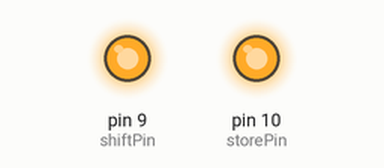
Simulated run of this sketch. Board: Arduino Uno, built with avr-gcc and run on an emulated ATmega328P. On the bench: output pins drawn as LEDs (lit = HIGH). Pins used as bus, display or sensor lines are not drawn.

Above: at 0.1 s.
Timing chart, 0 to 1.6 s (numbered marks = the images above):
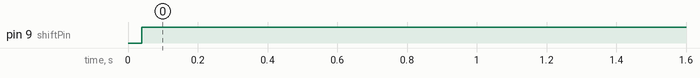

Measured:
- by itself, pin 9 (shiftPin): LOW → HIGH at 0.04 s

The sketch:

7Segment.ino
```cpp
// Arduino-Pin verbunden mit SH_CP des 74HC595
int shiftPin = 9; // CLOCK DISPLAY -> 12, LEDS -> 11
// Arduino-Pin verbunden mit ST_CP des 74HC595
int storePin = 10; //STOREPIN -> 9
// Arduino-Pin verbunden mit DS des 74HC595
int dataPin = 11; // DATAPIN -> 10

// Dieses Muster soll ausgegeben werden
int zero[8] = {1, 1, 1, 0, 1, 1, 1, 1};
int one[8] = {0, 0, 1, 0, 0, 0, 1, 0};
int two[8] = {0, 1, 1, 1, 1, 1, 0, 0};
int three[8] = {0, 1, 1, 1, 0, 1, 1, 0};
int four[8] = {1, 0, 1, 1, 0, 0, 1, 0};
int five[8] = {1, 1, 0, 1, 0, 1, 1, 0};
int six[8] = {1, 1, 0, 1, 1, 1, 1, 0};
int seven[8] = {0, 1, 1, 0, 0, 0, 1, 0};
int eight[8] = {1, 1, 1, 1, 1, 1, 1, 1};
int nine[8] = {1, 1, 1, 1, 0, 1, 1, 1};
int a[8] = {1, 1, 1, 1, 1, 0, 1, 0};
int b[8] = {1, 0, 0, 1, 1, 1, 1, 0};
int c[8] = {1, 1, 0, 0, 1, 1, 0, 0};
int d[8] = {0, 0, 1, 1, 1, 1, 1, 0};
int e[8] = {1, 1, 0, 1, 1, 1, 0, 0};
int f[8] = {1, 1, 0, 1, 1, 0, 0, 0};
void setup() {

 // Pins 8,9,10 auf Ausgabe
 pinMode(storePin, OUTPUT);
 pinMode(shiftPin, OUTPUT);
 pinMode(dataPin, OUTPUT);

 // storePin sicherheitshalber auf LOW
 digitalWrite(storePin, LOW);

 for (int i=0; i<8; i++) {
 // first all 3 pins at LOW
 // things happen from the transition from LOW to HIGH
 digitalWrite(shiftPin, LOW);
 // Jetzt den Wert der aktuellen Stelle ans Datenpin DS anlegen
 digitalWrite(dataPin, six[i]);
 // Dann ShiftPin SHCP von LOW auf HIGH, damit wird der Wert
 // am Datenpin ins Register geschoben.
 digitalWrite(shiftPin, HIGH);
 }

 // Wenn alle 8 Stellen im Register sind, jetzt das StorePin STCP
 // von LOW auf HIGH, damit wird Registerinhalt an Ausgabepins
 // kopiert und der Zustand an den LEDs sichtbar

 digitalWrite(storePin, HIGH);
}

void loop () {
 // Nothing happens here
}
```
